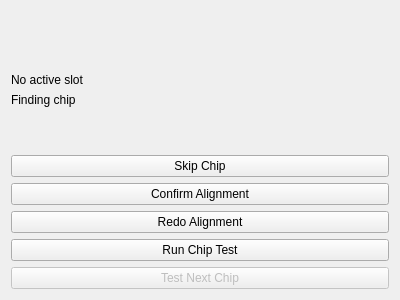
<?xml version="1.0" encoding="UTF-8"?>
<ui version="4.0">
 <class>DicedChip_ChipTestForm</class>
 <widget class="QWidget" name="DicedChip_ChipTestForm">
  <property name="geometry">
   <rect>
    <x>0</x>
    <y>0</y>
    <width>400</width>
    <height>300</height>
   </rect>
  </property>
  <property name="sizePolicy">
   <sizepolicy hsizetype="Fixed" vsizetype="Preferred">
    <horstretch>0</horstretch>
    <verstretch>0</verstretch>
   </sizepolicy>
  </property>
  <property name="minimumSize">
   <size>
    <width>400</width>
    <height>0</height>
   </size>
  </property>
  <property name="windowTitle">
   <string>Form</string>
  </property>
  <layout class="QVBoxLayout" name="verticalLayout">
   <item>
    <layout class="QHBoxLayout" name="horizontalLayout">
     <item>
      <spacer name="horizontalSpacer">
       <property name="orientation">
        <enum>Qt::Horizontal</enum>
       </property>
       <property name="sizeHint" stdset="0">
        <size>
         <width>40</width>
         <height>20</height>
        </size>
       </property>
      </spacer>
     </item>
     <item>
      <layout class="QGridLayout" name="slotsGridLayout"/>
     </item>
     <item>
      <spacer name="horizontalSpacer_2">
       <property name="orientation">
        <enum>Qt::Horizontal</enum>
       </property>
       <property name="sizeHint" stdset="0">
        <size>
         <width>40</width>
         <height>20</height>
        </size>
       </property>
      </spacer>
     </item>
    </layout>
   </item>
   <item>
    <spacer name="verticalSpacer">
     <property name="orientation">
      <enum>Qt::Vertical</enum>
     </property>
     <property name="sizeHint" stdset="0">
      <size>
       <width>20</width>
       <height>40</height>
      </size>
     </property>
    </spacer>
   </item>
   <item>
    <widget class="QLabel" name="chipSlotLabel">
     <property name="text">
      <string>No active slot</string>
     </property>
    </widget>
   </item>
   <item>
    <widget class="QLabel" name="chipFoundLabel">
     <property name="text">
      <string>Finding chip</string>
     </property>
    </widget>
   </item>
   <item>
    <spacer name="verticalSpacer_2">
     <property name="orientation">
      <enum>Qt::Vertical</enum>
     </property>
     <property name="sizeHint" stdset="0">
      <size>
       <width>20</width>
       <height>40</height>
      </size>
     </property>
    </spacer>
   </item>
   <item>
    <widget class="QPushButton" name="skipPushButton">
     <property name="text">
      <string>Skip Chip</string>
     </property>
    </widget>
   </item>
   <item>
    <widget class="QPushButton" name="confirmPushButton">
     <property name="text">
      <string>Confirm Alignment</string>
     </property>
    </widget>
   </item>
   <item>
    <widget class="QPushButton" name="redoPushButton">
     <property name="text">
      <string>Redo Alignment</string>
     </property>
    </widget>
   </item>
   <item>
    <widget class="QPushButton" name="testPushButton">
     <property name="text">
      <string>Run Chip Test</string>
     </property>
    </widget>
   </item>
   <item>
    <widget class="QPushButton" name="nextPushButton">
     <property name="enabled">
      <bool>false</bool>
     </property>
     <property name="text">
      <string>Test Next Chip</string>
     </property>
    </widget>
   </item>
  </layout>
 </widget>
 <resources/>
 <connections/>
</ui>
